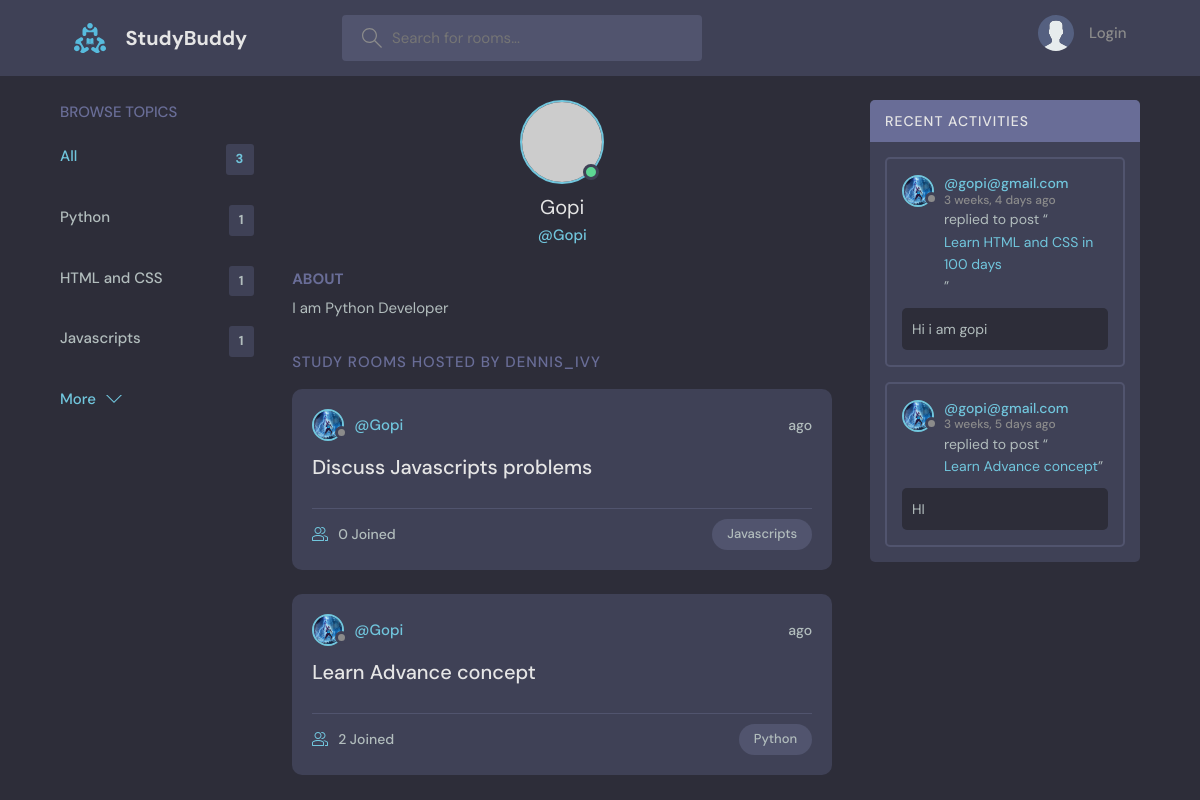
Screenshot of /user-profile/1 with the database file from the repository.
### base/models.py (models this page shows, shortened)
class Topic(models.Model):
   name=models.CharField(max_length=200)

class User(AbstractUser):
   name = models.CharField(max_length=200, null=True)
   email = models.EmailField(unique=True, null=True)
   bio = models.TextField(null=True)
   avatar = models.ImageField(null=True, default="avatar.svg")
   USERNAME_FIELD = 'email'
   REQUIRED_FIELDS = []

class Room(models.Model):
   host = models.ForeignKey(User,on_delete=models.SET_NULL,null=True)
   topic = models.ForeignKey(Topic,on_delete=models.SET_NULL,null=True)
   name=models.CharField(max_length=200)
   description = models.TextField(null=True,blank=True)
   participants = models.ManyToManyField(User,related_name='participants',blank=True)
   updated =models.DateTimeField(auto_now=True)
   created = models.DateTimeField(auto_now_add=True)
   class Meta:
      ordering=['-updated','-created']
   def __str__(self):
      return self.name

class Message(models.Model):
   user =models.ForeignKey(User,on_delete=models.CASCADE)
   room = models.ForeignKey(Room,on_delete=models.CASCADE)
   body = models.TextField()
   updated =models.DateTimeField(auto_now=True)
   created = models.DateTimeField(auto_now_add=True)
   class Meta:
      ordering=['-updated','-created']

### base/views.py (the view)
# urls.py: path('user-profile/<str:pk>',views.userProfile,name="user-profile"),
def userProfile(request,pk):
    user = User.objects.get(id=pk)
    rooms= user.room_set.all()
    room_messages=user.message_set.all()
    topics = Topic.objects.all()
    context={'user':user ,'rooms':rooms ,'room_messages':room_messages,'topics':topics}
    return render(request,'base/profile.html',context)

### base/templates/base/profile.html (shortened to what this page needs)
{% extends 'main.html'%}
{% block content %}
  <main class="profile-page layout layout--3">
    <div class="container">
      {% include 'base/topics_components.html'%}
      <div class="roomList">
        <div class="profile">
          <div class="profile__avatar">
            <div class="avatar avatar--large active">
              <img src="https://randomuser.me/api/portraits/men/11.jpg" />
            </div>
          </div>
          <div class="profile__info">
            <h3>{{user.username}}</h3>
            <p>@{{user.username}}</p>
          </div>
          <div class="profile__about">
            <h3>About</h3>
            <p>
              {{user.bio}}
            </p>
          </div>
        </div>
        <div class="roomList__header">
          <div>
            <h2>Study Rooms Hosted by dennis_ivy</a>
            </h2>
          </div>
        </div>
        {% include 'base/feed_componemts.html' %}
      </div>
      {% include 'base/activity_components.html' %}
    </div>
  </main>
  {% endblock %}

### templates/main.html (shortened to what this page needs)
<!DOCTYPE html>
{% load static %}
<html lang="en">
  <head>
    <link rel="stylesheet" href="{% static 'styles/style.css' %}" />
  </head>
  <body>
    {% include 'navbar.html' %}
    {% block content %}
    {% endblock %}
  </body>
</html>

### templates/navbar.html (shortened to what this page needs)
{% load static %}
<header class="header header--loggedIn">
    <div class="container">
      <a href="{%url 'home' %}" class="header__logo">
        <img src="{% static '/images/logo.svg' %}" />
        <h1>StudyBuddy</h1>
      </a>
      <form class="header__search" method="GET" action="{% url 'home' %}">
        <label>
          <input name="q" placeholder="Search for rooms..." />
        </label>
      </form>
      <nav class="header__menu">
        {% if request.user.is_authenticated %}
        <div class="header__user">
          <a href="{% url 'update-user' %}">
            <div class="avatar avatar--medium active">
              <img src="{{request.user.avatar.url}}" />
            </div>
            <p>J{{request.user.username}} <span>@{{request.user.username}}</span></p>
          </a>
          <button class="dropdown-button">
            <svg version="1.1" xmlns="http://www.w3.org/2000/svg" width="32" height="32" viewBox="0 0 32 32">
              <title>chevron-down</title>
              <path d="M16 21l-13-13h-3l16 16 16-16h-3l-13 13z"></path>
            </svg>
          </button>
        </div>
        {% else %}
        <a href="{% url 'login' %}">
          <img src="{% static  'images/avatar.svg' %}" />
          <p>Login</p>
        </a>
        {% endif %}
      </nav>
    </div>
  </header>
<!DOCTYPE html>
<html lang="en">
<head>
</head>
<body>
</body>
</html>

### base/templates/base/topics_components.html
<div class="topics">
    <div class="topics__header">
      <h2>Browse Topics</h2>
    </div>
    <ul class="topics__list">
      <li>
        <a href="{% url 'home' %}" class="active">All <span>{{topics.count}}</span></a>
      </li>
      {% for topic in topics %}
      <li>
        <a href="{% url 'home' %}?q={{topic.name}}">{{topic.name}} <span>{{topic.room_set.all.count}}</span></a>
      </li>
      {% endfor %}
    </ul>
    <a class="btn btn--link" href="{% url 'topics' %}">
      More
      <svg version="1.1" xmlns="http://www.w3.org/2000/svg" width="32" height="32" viewBox="0 0 32 32">
        <title>chevron-down</title>
        <path d="M16 21l-13-13h-3l16 16 16-16h-3l-13 13z"></path>
      </svg>
    </a>
  </div>

### base/templates/base/feed_componemts.html (shortened to what this page needs)
{% for room in rooms %}
<div class="roomListRoom">
    <div class="roomListRoom__header">
      <a href="{% url 'user-profile' room.host.id %}" class="roomListRoom__author">
        <div class="avatar avatar--small">
          <img src="{{room.host.avatar.url}}" />
        </div>
        <span>@{{room.host.username}}</span>
      </a>
      <div class="roomListRoom__actions">
        <span>{{room.create|timesince}} ago</span>
      </div>
    </div>
    <div class="roomListRoom__content">
      <a href="{% url 'room' room.id %}">{{room.name}}</a>
    </div>
    <div class="roomListRoom__meta">
      <a href="{% url 'room' room.id %}" class="roomListRoom__joined">
        {{room.participants.all.count}} Joined
      </a>
      <p class="roomListRoom__topic">{{room.topic.name}}</p>
    </div>
  </div>
{% endfor %}

### base/templates/base/activity_components.html (shortened to what this page needs)
<div class="activities">
    <div class="activities__header">
      <h2>Recent Activities</h2>
    </div>
{% for message in room_messages %}
    <div class="activities__box">
      <div class="activities__boxHeader roomListRoom__header">
        <a href="{% url 'user-profile' message.user.id %}" class="roomListRoom__author">
          <div class="avatar avatar--small">
            <img src="{{message.user.avatar.url}}" />
          </div>
          <p>
            @{{message.user}}
            <span>{{message.created|timesince}} ago</span>
          </p>
        </a>
      </div>
      <div class="activities__boxContent">
        <p>replied to post “<a href="{% url 'room' message.room.id %}">{{message.room}}</a>”</p>
        <div class="activities__boxRoomContent">
          {{message.body}}
        </div>
      </div>
    </div>
{% endfor %}
  </div>

### rows the page displays
Topic: name "Python", room_set.all.count "1"
Topic: name "HTML and CSS", room_set.all.count "1"
Topic: name "Javascripts", room_set.all.count "1"
User: username "Gopi", bio "I am Python Developer"
Room: host.avatar (picture), host.username "Gopi", name "Discuss Javascripts problems", participants.all.count "0", topic.name "Javascripts"
Room: host.avatar (picture), host.username "Gopi", name "Learn Advance concept", participants.all.count "2", topic.name "Python"
Message: user.avatar (picture), user "gopi@gmail.com", created "3 weeks, 4 days", room "Learn HTML and CSS in 100 days", body "Hi i am gopi"
Message: user.avatar (picture), user "gopi@gmail.com", created "3 weeks, 5 days", room "Learn Advance concept", body "HI"

### other values shown
{{ topics.count }} "3"
